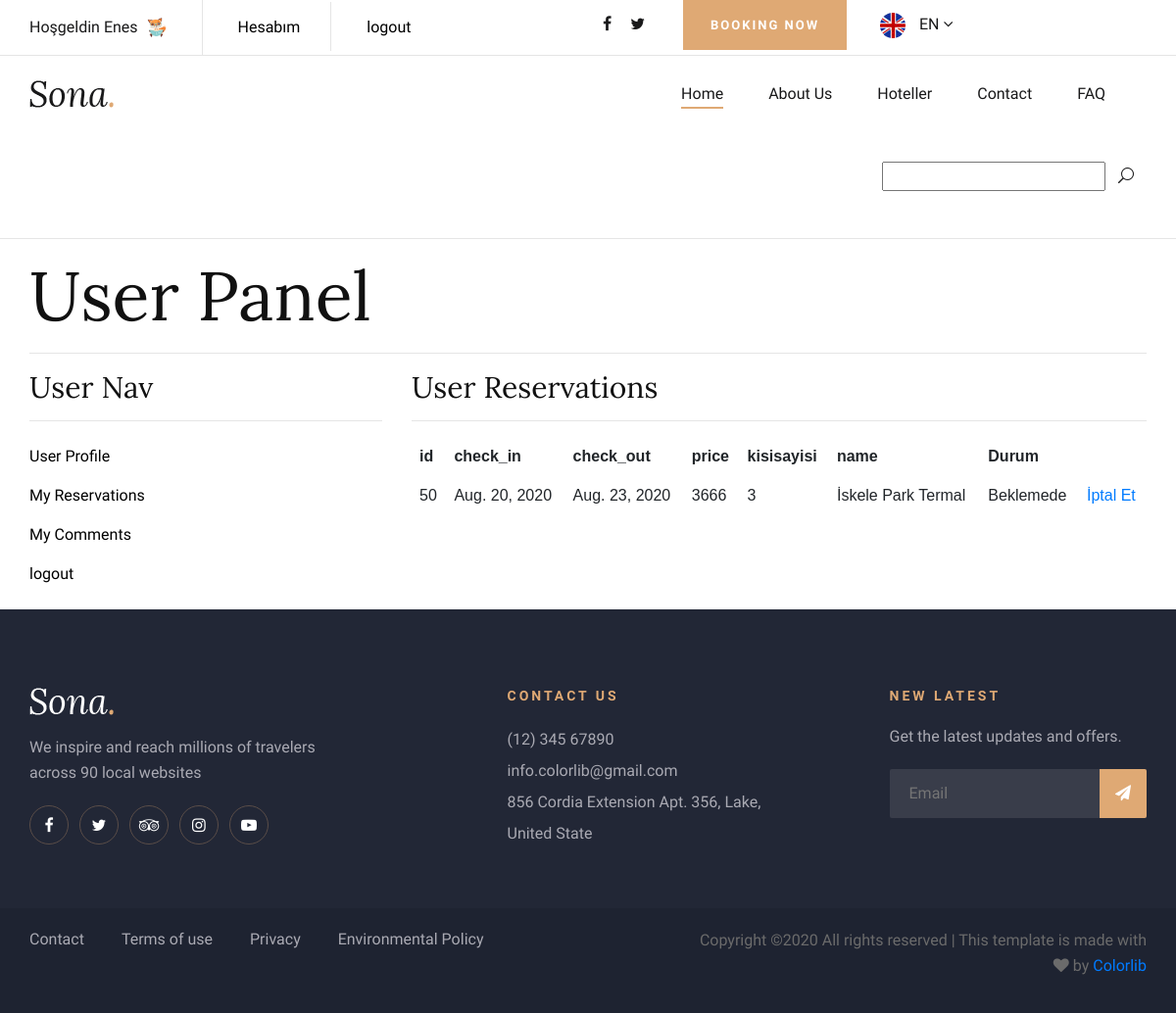
The page /user/orders/ (signed in) on the database as committed earlier.
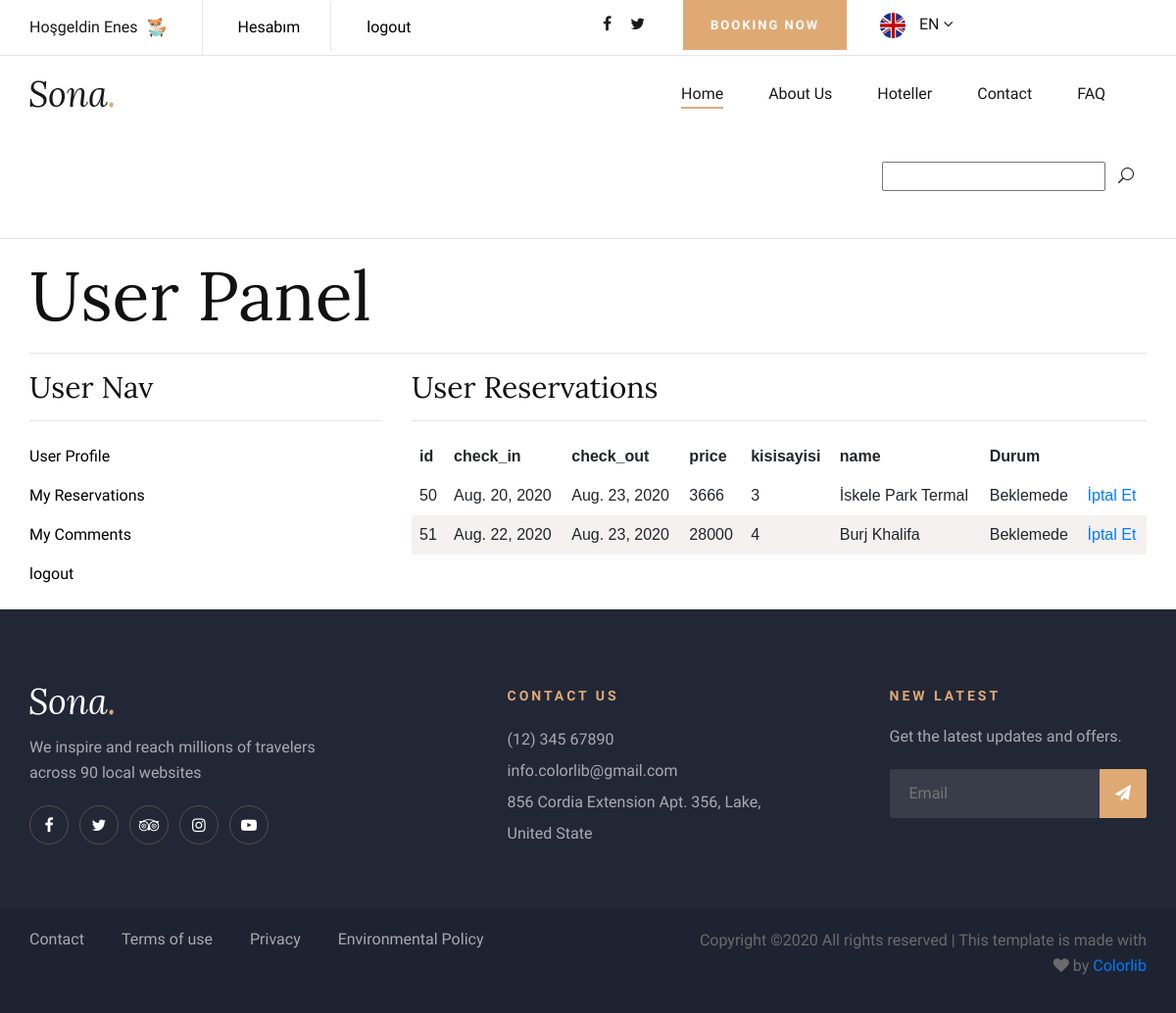
The same page on the database as committed later.
### order/models.py (models this page shows, shortened)
class Reservation(models.Model):
    STATUS = (
        ('Onaylandı','Onaylandı'),
        ('Beklemede','Beklemede'),
        ('Reddedildi','Reddedildi'),
        ('Tarih Sonlandı','Tarih Sonlandı'),
    )
    user=models.ForeignKey(User,on_delete=models.SET_NULL,null=True)
    check_in = models.DateField(default=timezone.now)
    check_out = models.DateField()
    product = models.ForeignKey(Product,on_delete=models.CASCADE)
    kisisayisi=models.IntegerField(blank=False)
    price=models.IntegerField(blank=False)
    status=models.CharField(max_length=20 , choices=STATUS, default="Beklemede")

### hotel/models.py (models this page shows, shortened)
class Product(models.Model):
    STATUS = (
        ('True','Evet'),
        ('False','Hayır'),
    )
    category = models.ForeignKey(Category,on_delete=models.CASCADE)
    title = models.CharField(max_length=30, default="")
    description = models.CharField(max_length=200, default="")
    keywords = models.CharField(max_length=200, default="")
    star = models.IntegerField()
    city = models.CharField(max_length=200, default="")
    detail = models.TextField()
    roomtypes = models.CharField(max_length=200, default="")
    odasayisi = models.IntegerField(default=0)
    price= models.FloatField()
    slug = models.SlugField(null=False,unique=True)
    image = models.ImageField(blank=True,upload_to='images/')
    description = models.CharField(max_length=200, default="")
    status=models.CharField(max_length=10 , choices=STATUS, default="")
    detail = RichTextUploadingField()
    create_at=models.DateTimeField(auto_now_add=True)
    update_at=models.DateTimeField(auto_now_add=True)
    def image_tag(self):
        return mark_safe('<img src="{}" height="50"/>'.format(self.image.url))
    image_tag.short_description = 'Image'

### user/views.py (the view)
# urls.py: path('orders/', views.orders, name='orders'),
@login_required(login_url='/login')
def orders(request):
    category= Category.objects.all()
    current_user=request.user
    orders=Reservation.objects.filter(user_id=current_user.id)
    context = {
            'category': category,
            'orders': orders,
        }
    return render(request,'user_orders.html',context)

### user/templates/user_orders.html (shortened to what this page needs)
{% extends 'homebase.html' %}
{% block content %}
 <hr>
 <section class="container mb-4">
    <div><h1 >User Panel</h1></div>
    <hr>
    <div class="row">
        <div class="col-md-4">{% include "user_panel.html" %}</div>
        <div class="col-md-8">
            <h3>User Reservations</h3>
            <hr>
            <table>
               <tr>
                   <th class="text-left">id</th>
                   <th class="text-left"> check_in</th>
                   <th class="text-left">check_out</th>
                   <th class="text-left">price</th>
                   <th class="text-left">kisisayisi</th>
                   <th class="text-left">name</th>
                   <th class="text-left">Durum</th>
               </tr>
               <tr>
                {% for rs in orders %}
                 <tr>
                 <td>{{rs.id}}</td>
                 <td>{{rs.check_in}}</td>
                 <td>{{rs.check_out}}</td>
                 <td>{{rs.price}}</td>
                 <td>{{rs.kisisayisi}}</td>
                 <td>{{rs.product.title}}</td>
                 <td>{{rs.status}}</td>
                 <td><a class="btn-default" href="/user/orderdelete/{{rs.id}}" onclick="return confirm("Emin Misiniz")">İptal Et</a></td>
               </tr>
                {% endfor %}
            </tr>
            </table>
        </div>
    </div>
</section>
{% endblock %}

Rows that differ between the two databases and show on the page:
added Reservation: id "51", check_in "Aug. 22, 2020", check_out "Aug. 23, 2020", price "28000", kisisayisi "4", product "Burj Khalifa", status "Beklemede"
